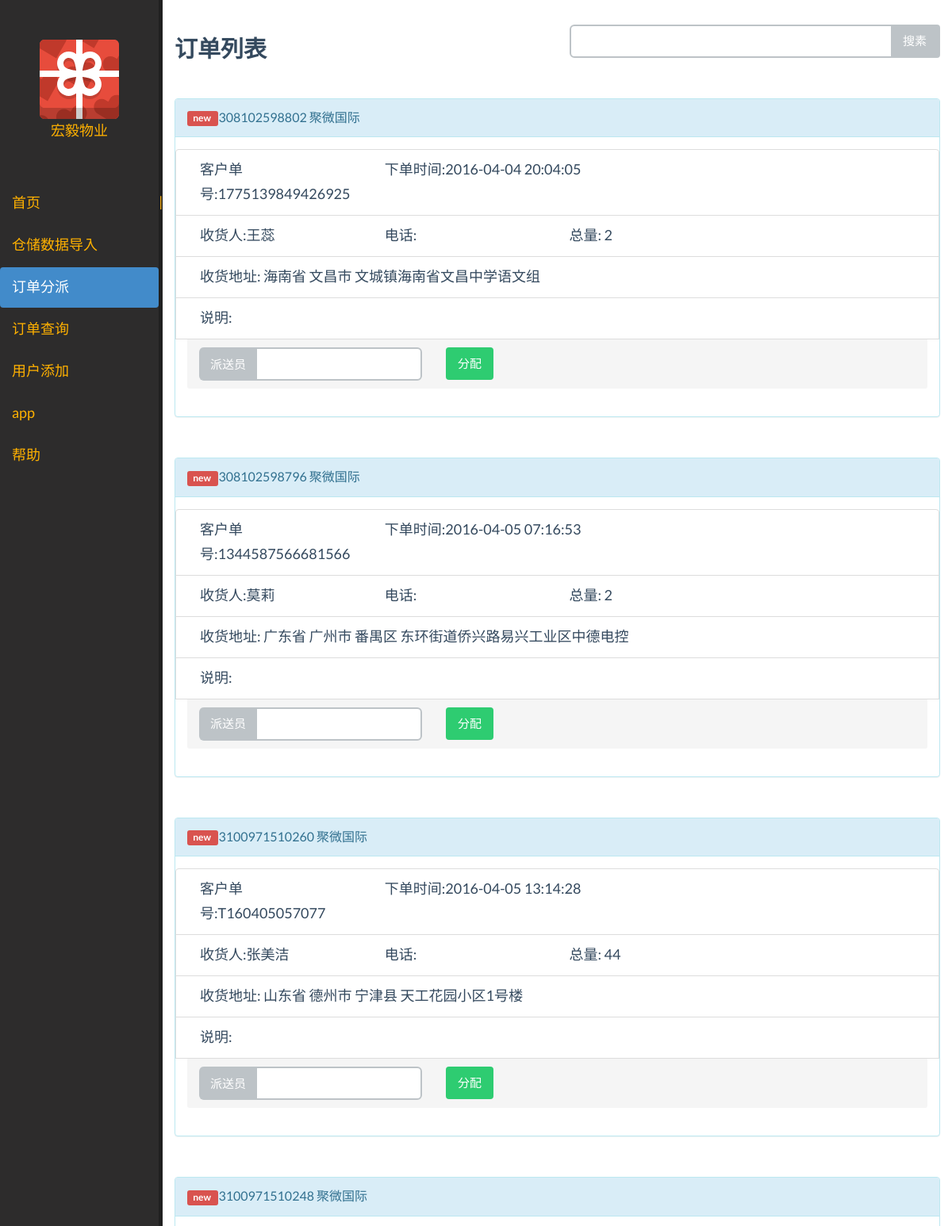
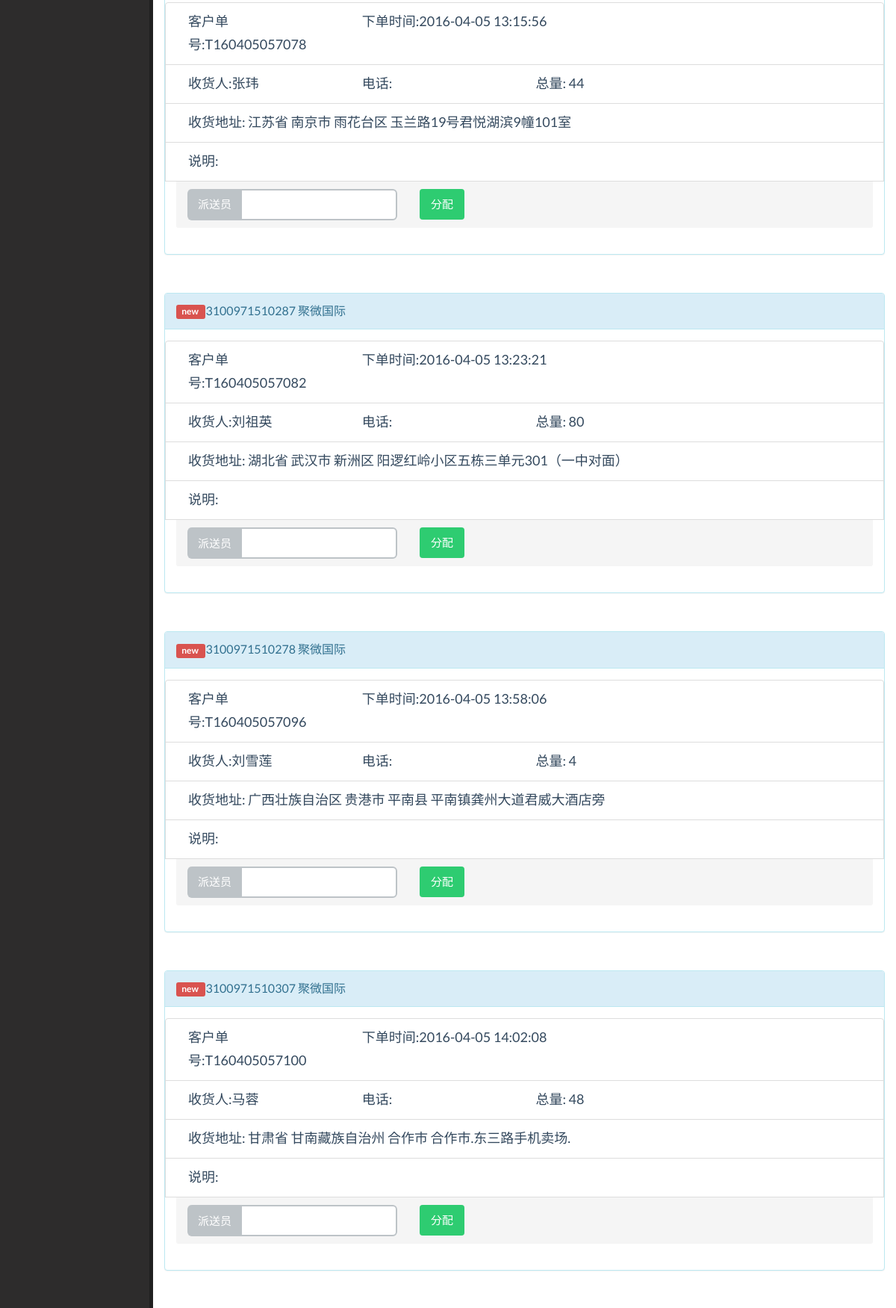
Page /order_query_page/4 (upper part) on the committed database (2 pictures, top to bottom).
### apps/data/transgodatabase.py (models this page shows, shortened)
class Order(Base):
    __tablename__ = "order"
    ID = Column(String(20), primary_key=True)
    clienter = Column(String(20), nullable=False)
    tick = Column(String(20))
    user = Column(String(6))
    addr = Column(String(128), nullable=False)
    tel = Column(String(11))
    count = Column(Integer)
    express = Column(String(10))
    time = Column(DateTime,
            default=datetime.now)
    descript = Column(String(256))
    print_status = Column(String(5))
    cancel_status = Column(Boolean)
    status = Column(String(10), nullable=False, default="Import")
    courise = Column(Integer, ForeignKey("courise.courise_id"))

### apps/main/views.py (the view)
@main_app.route("/order_query_page/<int:page_number>")
def order_post_page(page_number):
    session = make_session()
    orders = session.query(Order)\
        .filter(Order.status != "Finish")\
        .filter(Order.courise == None)\
        .order_by(Order.time)\
        .limit(PAGE_COUNT)\
        .offset((page_number - 1) * PAGE_COUNT)
    page_num = page_number + 1
    return render_template("order_query_frame.html",
                           orders=orders,
                           num=page_num)

### apps/data/transgodatabase.py (called while the page is built)
def make_session():
    Session = sessionmaker(bind=engine)
    session = Session()
    return session

### templates/order_query_frame.html (shortened to what this page needs)
{% extends "main_frame.html" %}
{% block main_content %}
{% include "order_query.html" %}
{% endblock %}

### templates/order_query.html (shortened to what this page needs)
{% extends "main_content.html" %}
{% block main_content %}
<br/>
<div class="row">
    <div class="col-lg-6">
        <h4>订单列表</h4>
    </div>
    <div class="col-lg-6">
        <div class="input-group">
            <input id="search_order_id" class="form-control" name="" type="text" value=""/>
            <span class="input-group-btn">
                <button class="btn btn-default" onclick="searchOrder()" type="button">
                    搜素
                </button>
            </span>
        </div>
    </div>
</div>
<br/>
{% for order in orders %}
<div class="panel panel-info">
    <div class="panel-heading">
        <div class="panel-title">
            {% if not order.courise %}
            <div class="label label-danger"> new </div>
            {% endif %}
            {{ order.ID }} {{order.clienter}}
        </div>
    </div>
    <div class="panel-body">
        <div class="list-group">
            <div class="row list-group-item">
                <div class="col-xs-3">客户单号:{{order.tick}}</div>
                <div class="col-xs-6">下单时间:{{order.time}}</div>
            </div>
            <div class="row list-group-item">
                <div class="col-xs-3">收货人:{{order.user}}</div>
                <div class="col-xs-3">电话: {{order.tel}}</div>
                <div class="col-xs-3">总量: {{order.count}}</div>
            </div>
            <div class="row list-group-item">
                <div class="col-xs-12">
                    <span>收货地址:</span>
                    <span>{{order.addr}}</span>
                </div>
            </div>
            <div class="row list-group-item">
                <div class="col-xs-12">
                    <span>说明:</span>
                </div>
            </div>
            <div class="panel-footer">
            {% if order.courise %}
            <div class="row">
                <div class="col-md-4">
                    <div class="input-group">
                        <sapn class="input-group-addon">派送员</sapn>
                        <input type="text" class="form-control" value="{{order.courise}}" readonly/>
                    </div>
                </div>
            </div>
            {% else %}
            <div class="row">
                <div class="col-md-4">
                    <div class="input-group">
                        <sapn class="input-group-addon">派送员</sapn>
                        <input type="text" id="{{order.ID}}_post" class="form-control">
                    </div>
                </div>
                <span class="col-md-1">
                    <input type="button" class="btn btn-success" data-id="{{order.ID}}" value="分配" onclick=javascript:post_order("{{order.ID}}")></input>
                </span>
            </div>
            {% endif %}
            </div>
        </div>
    </div>
</div>
<br/>
{% endfor %}
{% endblock %}

### rows in the picture
Order: shows "new", ID "308102598802", clienter "聚微国际", tick "1775139849426925", time "2016-04-04 20:04:05", user "王蕊", count "2", addr "海南省 文昌市 文城镇海南省文昌中学语文组"
Order: shows "new", ID "308102598796", clienter "聚微国际", tick "1344587566681566", time "2016-04-05 07:16:53", user "莫莉", count "2", addr "广东省 广州市 番禺区 东环街道侨兴路易兴工业区中德电控"
Order: shows "new", ID "3100971510260", clienter "聚微国际", tick "T160405057077", time "2016-04-05 13:14:28", user "张美洁", count "44", addr "山东省 德州市 宁津县 天工花园小区1号楼"
Order: shows "new", ID "3100971510248", clienter "聚微国际", tick "T160405057078", time "2016-04-05 13:15:56", user "张玮", count "44", addr "江苏省 南京市 雨花台区 玉兰路19号君悦湖滨9幢101室"
Order: shows "new", ID "3100971510287", clienter "聚微国际", tick "T160405057082", time "2016-04-05 13:23:21", user "刘祖英", count "80", addr "湖北省 武汉市 新洲区 阳逻红岭小区五栋三单元301（一中对面）"
Order: shows "new", ID "3100971510278", clienter "聚微国际", tick "T160405057096", time "2016-04-05 13:58:06", user "刘雪莲", count "4", addr "广西壮族自治区 贵港市 平南县 平南镇龚州大道君威大酒店旁"
Order: shows "new", ID "3100971510307", clienter "聚微国际", tick "T160405057100", time "2016-04-05 14:02:08", user "马蓉", count "48", addr "甘肃省 甘南藏族自治州 合作市 合作市.东三路手机卖场."
